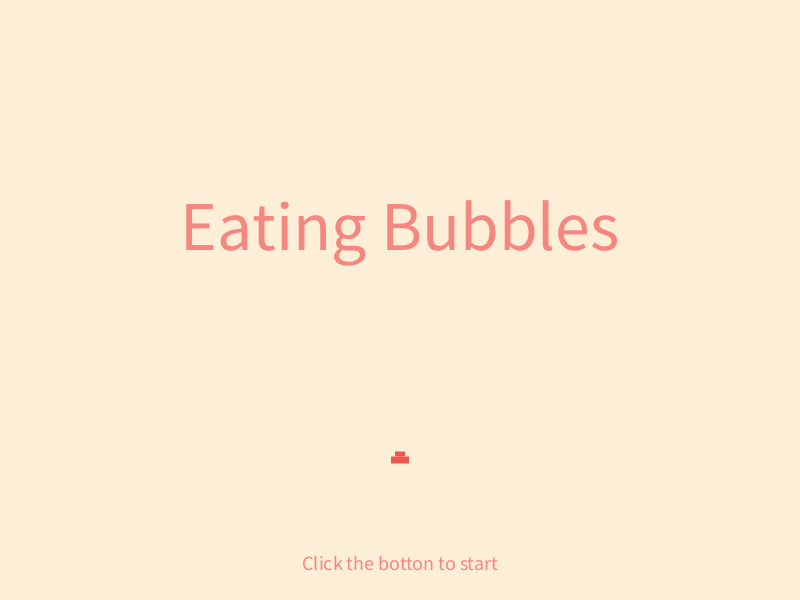
Frame 1 (no input)
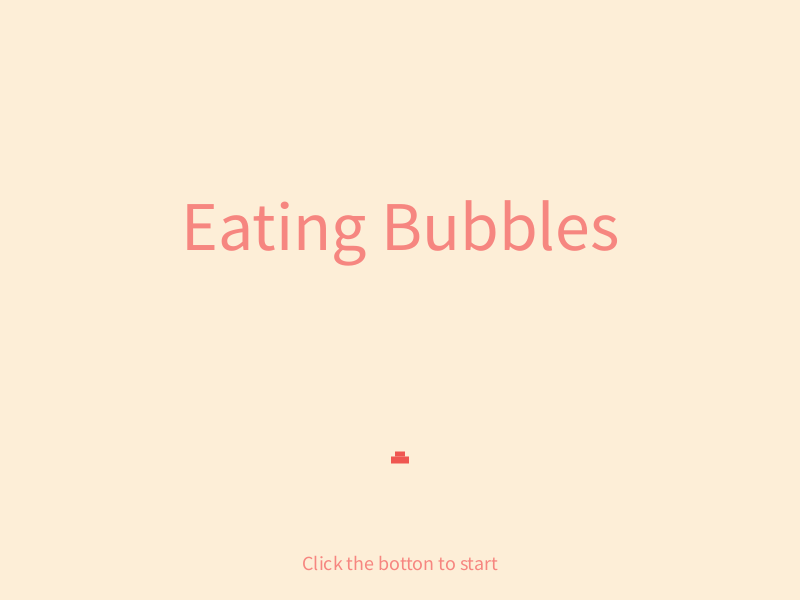
Frame 60 (the mouse pressed at the canvas centre just before this capture)
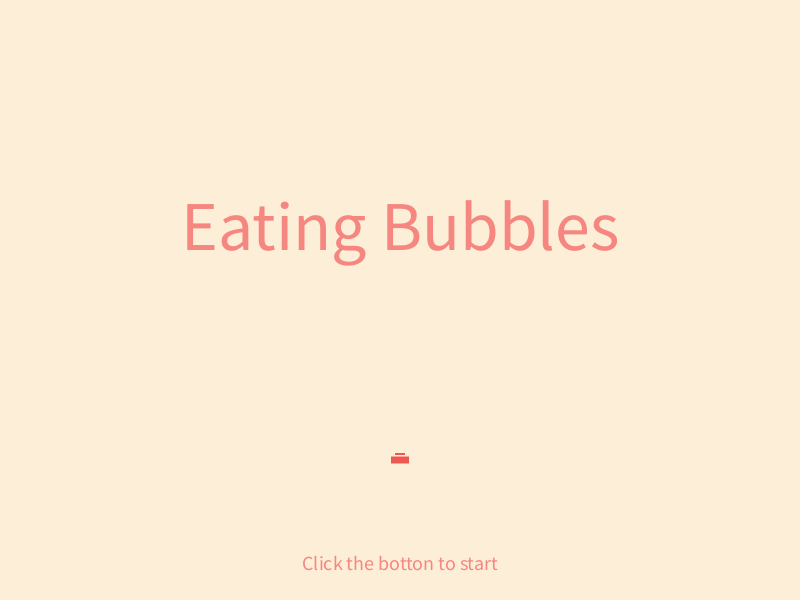
Frame 120 (the mouse held since frame 60 and released just before this capture)

The Processing sketch that drew these frames (run headless with seeded random() and noise(); from frame 60 on, the mouse is pressed at the canvas centre):

// Processing sketch: demo
// ── demo.pde
int gameScreen=0;
botton b;
Fish[] balls = new Fish[20];
void setup() {
  size(800, 600);
  b = new botton();
  //the setup of balls
  for (int i=0; i<20; i++) {
    balls[i]= new Fish(random(width), random(height), random(10, 30));
  }
}
// the logic of the game
void draw() {
  if (gameScreen == 0) {
    initialScreen();
  } else if (gameScreen == 1) {
    playScreen();
    for (int i=0; i<20; i++) {
      balls[i].display();
      balls[i].move();
    }
  } else if (gameScreen == 2) {
    endScreen();
  }
}
//initial screen
void initialScreen() {
  background(#fdeed7);
  b.display();
  textAlign(CENTER);
  fill(#f68680);
  textSize(70);
  text("Eating Bubbles", width/2, height/2-50);
  textSize(20); 
  text("Click the botton to start", width/2, height-30);
}

//play screen
void playScreen() {
  background(#fdeed7);
  textSize(20);
  fill(#f8646c);
  text("remain: ", 700, 50);//+remain,500,50);
  text("credit: ", 700, 100);//+credit,500,100);
  //if(remain==0)
  //{
  //textSize(50);
}
//endgame screen
void endScreen() {
  background(#fdeed7);
  textAlign(CENTER);
  fill(236, 240, 241);
  textSize(12);
  text("Your Score", width/2, height/2 - 120);
  textSize(130);
  //text(score, width/2, height/2);
  textSize(15);
  text("Click to Restart", width/2, height-30);
}
//the botton of the initial screen
void mousePressed() {
  b.pop();
}
//push the button
void mouseReleased() {
  if (gameScreen ==0) {
    startgame();
  } else if (gameScreen ==2) {
    restart();
  }
}
//other contents function
void startgame() {
  gameScreen=1;
}
void gameover() {
  gameScreen=2;
}
void restart() {
  gameScreen=1;
}

// ── botton.pde
class botton{
  
  color c;
  float recX1= width/2;
  float recY1= height-146;
  float h1=10;
  float h2=18;
  float w1=5;
  float w2=7;
  float recX2= width/2;
  float recY2= height-140;
 botton(){
 c=color(#ef5751);
 
 }
 void display()
 {
  fill(c);
  rectMode(CENTER);
  noStroke();
  rect(recX1,recY1,h1,w1);
  rect(recX2,recY2,h2,w2);
 
 }
 void pop() {
    if (mousePressed == true) {
    w1=w1-3;
  } else {
    c = color(255,0,0);
  }
}
}

// ── fish.pde
class Fish {
  color clo;
  float x;
  float y;
  float r;
  float speed=0;
  //float speedy=0;
  float gravity=0.05;
  // float ran=-0.9;

  Fish(float ballx, float bally, float ballr) {
    clo =color (#f8b8c9);
    x= ballx;
    y= bally;
    r= ballr;
  }
  void move() { 
    speed += random(-gravity, gravity);
    //speedy += random(-gravity,gravity);
    y += speed;
    x += speed;
    if (x+r> width) { 
      x -=width;
    } 
    if (x-r< 0) { 
      x += width ;
      //speed *= ran;
    } 
    if (y + r > height) { 
      y -= height;
      //speed *= ran;
    } 
    if (y-r<0) { 
      y += height;
      //speed *= ran;
    }
  }
  void display() {
    ellipse(x, y, r*2, r*2);
    fill(clo);
  }
} 
